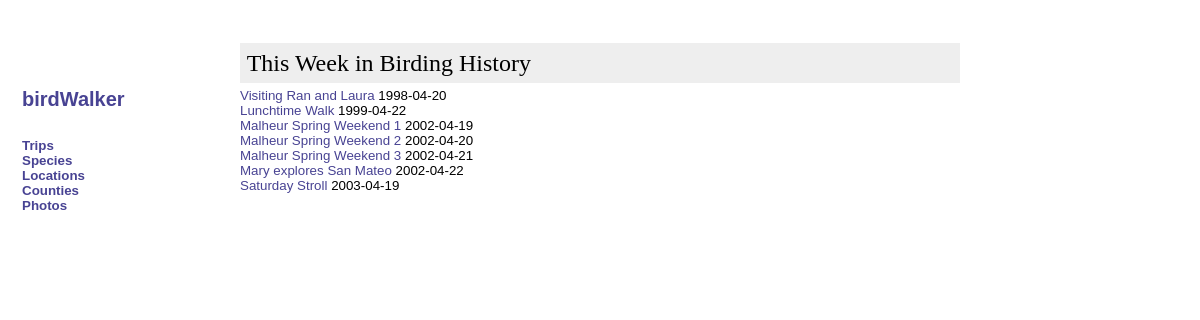
The page /onthisdate.php on the database its author committed.
### tables this page shows
CREATE TABLE trip (
  objectid mediumint(9) NOT NULL auto_increment,
  Leader text,
  ReferenceURL text,
  Name text,
  Notes text,
  Date date default NULL,
  PRIMARY KEY  (objectid),
  KEY dateIndex (Date)
) TYPE=MyISAM;

### onthisdate.php (the view, shortened to what this page needs)
<?php
require("./birdwalker.php");
$localtimearray = localtime(time(), 1);
$dayStart = $localtimearray["tm_yday"] - 3;
$dayStop = $localtimearray["tm_yday"] + 3;
$tripsOnThisDate = performQuery("select * from trip where Month(Date)='" . ($localtimearray["tm_mon"] + 1) . "' and DayOfYear(Date)>='" . $dayStart . "' and DayOfYear(Date)<='" . $dayStop . "'");
?>
<html>
  <head>
    <link title="Style" href="./stylesheet.css" type="text/css" rel="stylesheet">
  </head>
  <body>
<?php navigationHeader() ?>
    <div class="contentright">
	  <div class=titleblock>
	    <div class=pagetitle>This Week in Birding History</div>
      </div>
<?php
	while($info = mysql_fetch_array($tripsOnThisDate))
	{
		echo "<a href=\"./tripdetail.php?id=". $info["objectid"] . "\">" . $info["Name"] . "</a> " . $info["Date"] . "<br/>";
	}
?>
    </div>
  </body>
</html>

### birdwalker.php (shortened to what this page needs)
<?php
function navigationHeader()
{
	echo "
	<div class=\"contentleft\">
      <div style=\"height: 50px\"><a href=\"./index.php\">birdWalker</div>
	  <div class=\"leftsubtitle\"><a href=\"./tripindex.php\">Trips</a></div>
	  <div class=\"leftsubtitle\"><a href=\"./speciesindex.php\">Species</a></div>
	  <div class=\"leftsubtitle\"><a href=\"./locationindex.php\">Locations</a></div>
	  <div class=\"leftsubtitle\"><a href=\"./countyindex.php\">Counties</a></div>
	  <div class=\"leftsubtitle\"><a href=\"./photoindex.php\">Photos</a></div>
	</div>
 ";
}
function selectDatabase()
{
	$mysql["host"] = "localhost";
	$mysql["user"] = "birdwalker";
	$mysql["pass"] = "birdwalker";
	$mysql["database"] = "birdwalker";
}
function performQuery($queryString)
{
	$theQuery = mysql_query($queryString) or die("query error " . $queryString);
	return $theQuery;
}
?>

### stylesheet.css (style rules this page uses)
.contentleft { font: 15pt Arial; font-weight: bold; left: 1%; width: 14%; top: 1%; padding-top: 80px; padding-left: 10px; position: absolute; text-decoration: none }
.contentright { font: 10pt Arial; left: 20%; width: 60%; top: 1%; padding-top: 30px; padding-bottom: 30px; position: absolute }
.leftsubtitle { font: 10pt Arial; font-weight: bold; text-decoration: none }
.contentleft a { text-decoration: none }
.leftsubtitle a { text-decoration: none }
.pagetitle { font: 18pt Times, Serif }
.titleblock { margin-top: 5px; margin-bottom: 5px; padding: 5pt; background-color: #EEEEEE }
a { color:#484393; text-decoration:none; }

### rows shown on the page
trip: Name "Visiting Ran and Laura", Date "1998-04-20"
trip: Name "Lunchtime Walk", Date "1999-04-22"
trip: Name "Malheur Spring Weekend 1", Date "2002-04-19"
trip: Name "Malheur Spring Weekend 2", Date "2002-04-20"
trip: Name "Malheur Spring Weekend 3", Date "2002-04-21"
trip: Name "Mary explores San Mateo", Date "2002-04-22"
trip: Name "Saturday Stroll", Date "2003-04-19"
